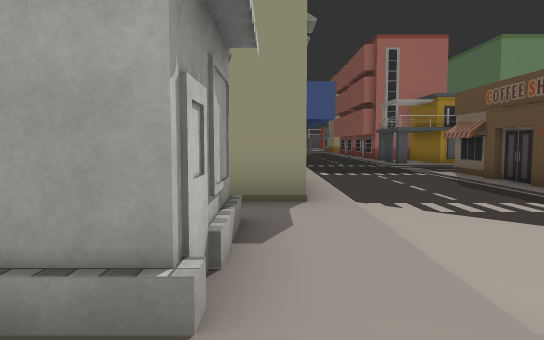
view 1 (above)

24 first-person views from a walk through a 3-D level made in the Unity game engine. The camera is 1.5 m above the floor, tilts 4° down and sees 70° across. The floor is counted in squares, 2 m on a side. Each view is taken from the middle of a square. On the plan, view 1 faces up. The plan holds only what a view shows up to about 12 squares ahead; the rest is blank. The place goes on beyond the plan. The player character is not drawn. Some surface patterns are stand-ins.

view 2
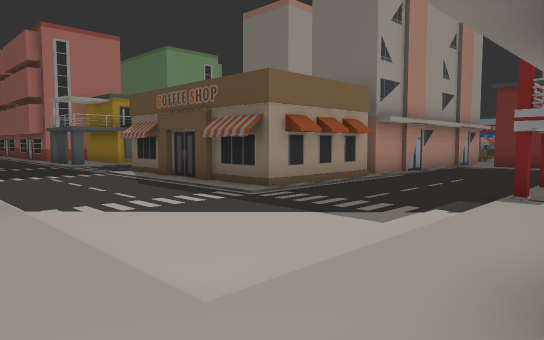

view 3
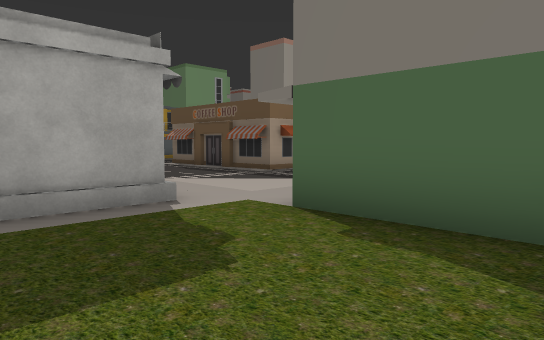

view 4
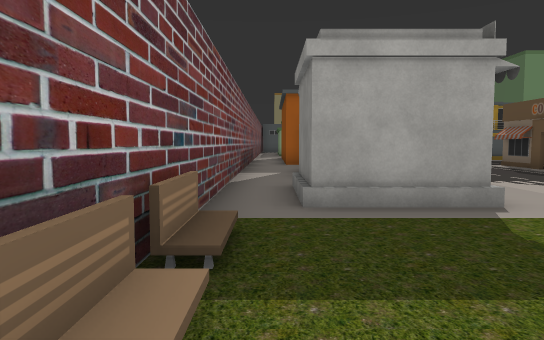

view 5
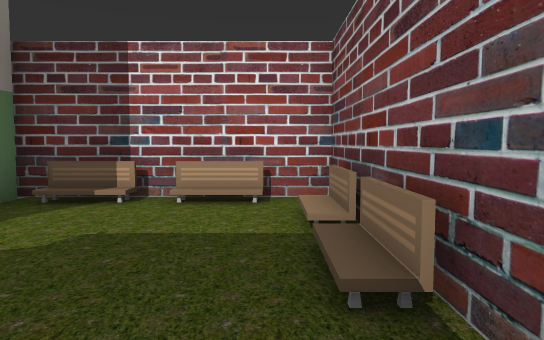

view 6
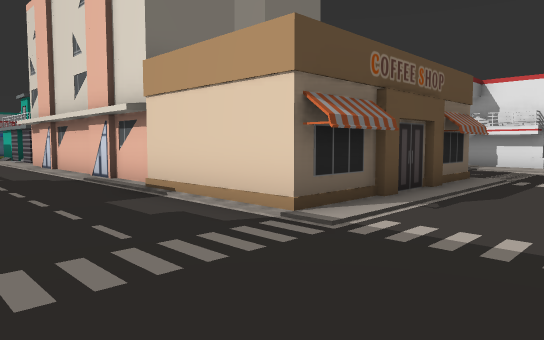

view 7
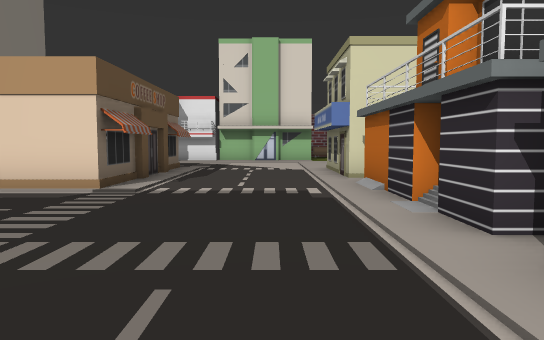

view 8
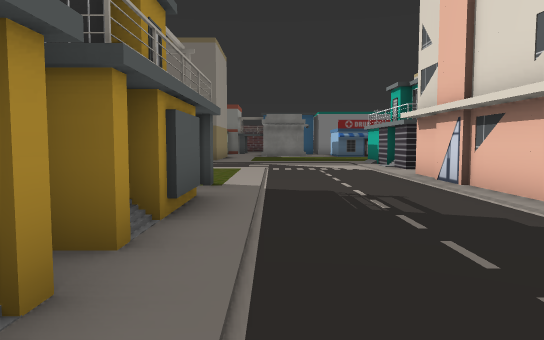

view 9
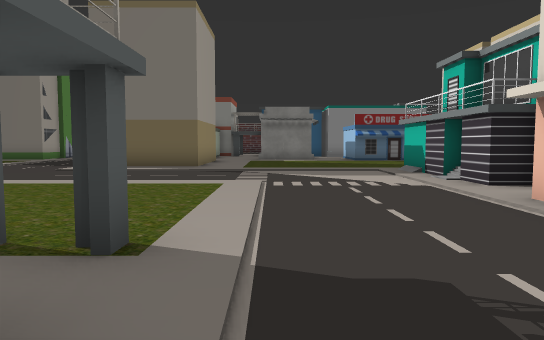

view 10
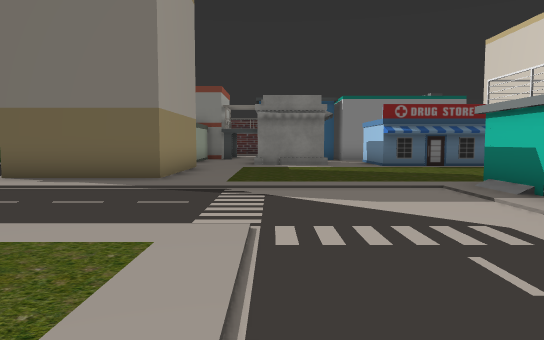

view 11
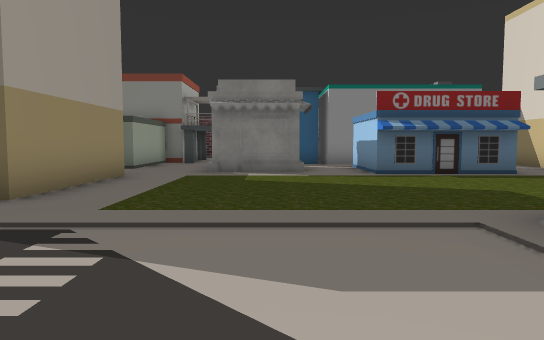

view 12
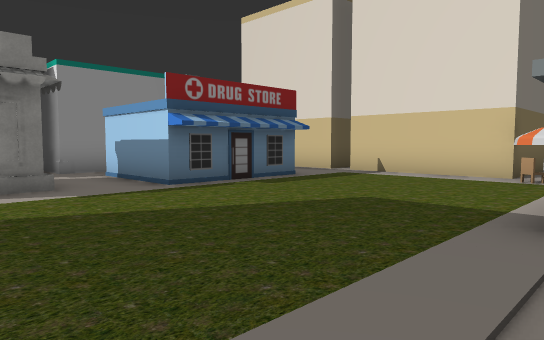

view 13
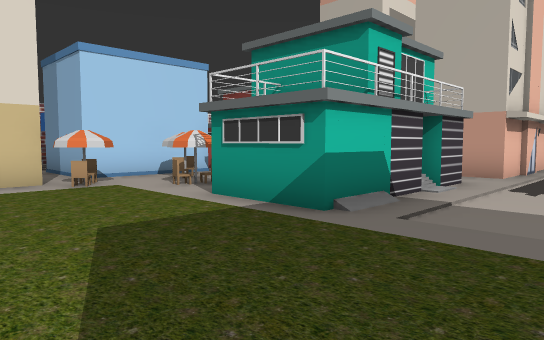

view 14
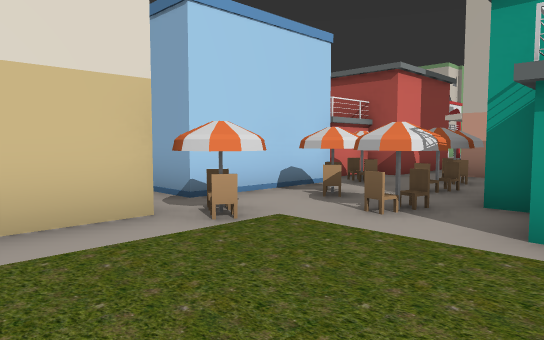

view 15
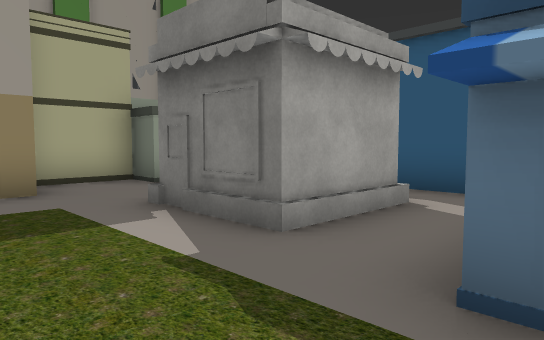

view 16
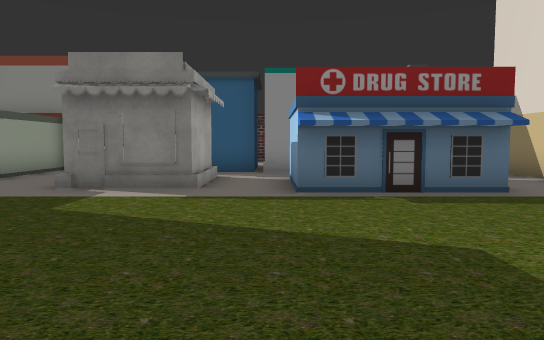

view 17
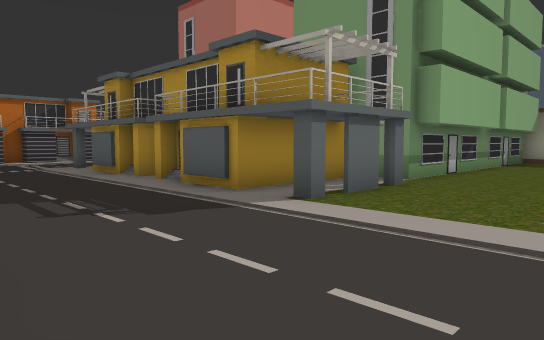

view 18
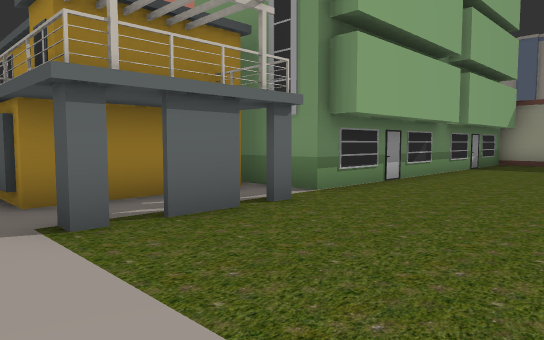

view 19
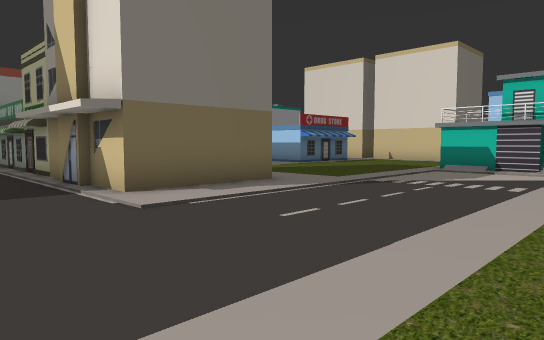

view 20
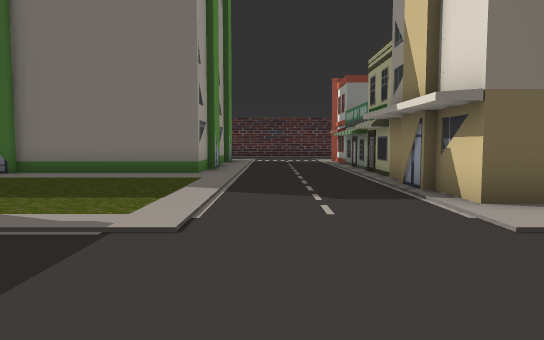

view 21
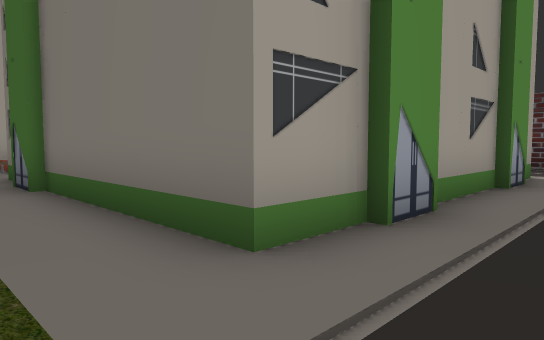

view 22
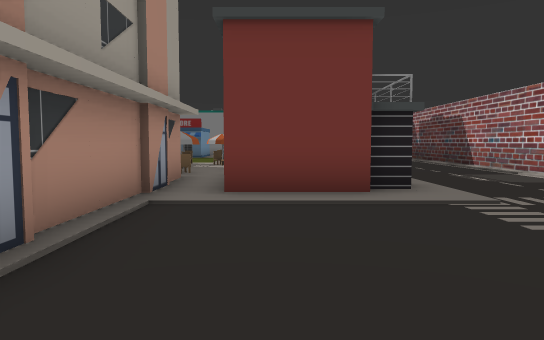

view 23
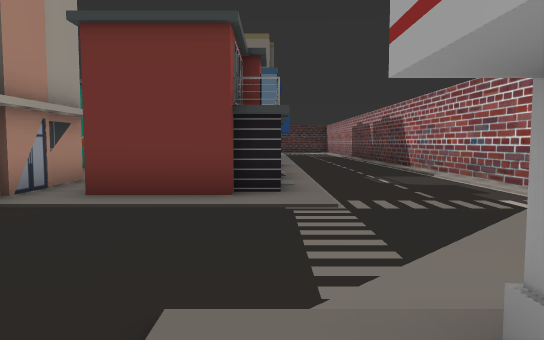

view 24
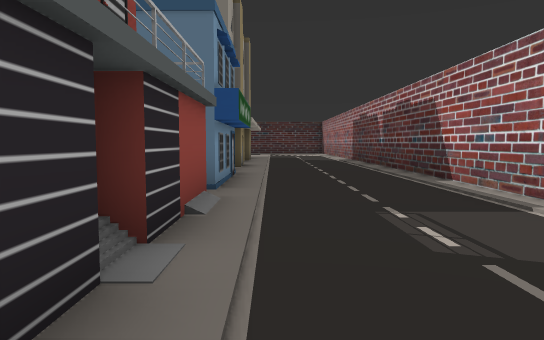

### Floor plan
Key: @ floor where view 1 was taken; # wall or solid block; x gap in a wall; . floor; / step, stairs or slope; B building; E bench; O other object.
Columns run from 4 left of view 1 to 31 right of it. Each row starts with its distance up from view 1.
 28                                .B
 27                   BB          ..B
 26                  B..         ...B  B
 25                  B..       .....B  B
 24                  B..      ......B  B
 23                  B..    ........BBBB
 22                  B..    ............
 21                  B.................
 20                  B... .............
 19                  B.................
 18            BB  BBB.........BBBBBBBOO
 17                 #..........B   BBB
 16       .         #..........BBBB..OOO
 15      ...     ####.x................
 14      ....#####/##..................
 13     #..........................O# O
 12     #...........................#  #
 11     #..............................#
 10     #....####......................#
  9 #.  #....#   BBBBBBBB.####.....OOO.#
  8 #. OO....#   B      B   ##.....O
  7 #.  O....#   B    BBB   #......O
  6 #.  O....#          BOOOOO.......
  5 #. OO....####BBBBBBBBOOOOOO.......
  4 #.  ..................OOOOOOBBB.BBBB
  3 #.  O.............#####BBBBB    B
  2 #.##..............#####B  BB
  1 #.........##......#####BBBBBBB
  0 E...@BBBB##  #................
 -1 #....B        ................
 -2 E....B          ..............
 -3 #.EE.B            ............
 -4 #####              ###########

Where each view was taken, in squares from view 1:
view 1: 0 up, 0 right, facing up
view 2: 0 up, 0 right, facing up-right
view 3: 3 down, 3 left, facing up-right
view 4: 3 down, 3 left, facing up
view 5: 2 up, 3 left, facing down
view 6: 13 up, 2 right, facing down-right
view 7: 16 up, 2 right, facing down
view 8: 13 up, 7 right, facing right
view 9: 13 up, 11 right, facing right
view 10: 13 up, 15 right, facing right
view 11: 12 up, 18 right, facing right
view 12: 13 up, 21 right, facing down-right
view 13: 12 up, 25 right, facing down-left
view 14: 8 up, 25 right, facing down-left
view 15: 9 up, 25 right, facing up-right
view 16: 10 up, 21 right, facing right
view 17: 10 up, 17 right, facing up-left
view 18: 13 up, 17 right, facing up-left
view 19: 21 up, 17 right, facing down-right
view 20: 21 up, 18 right, facing right
view 21: 21 up, 26 right, facing up-right
view 22: 3 up, 8 right, facing right
view 23: 1 up, 8 right, facing right
view 24: 0 up, 13 right, facing right
